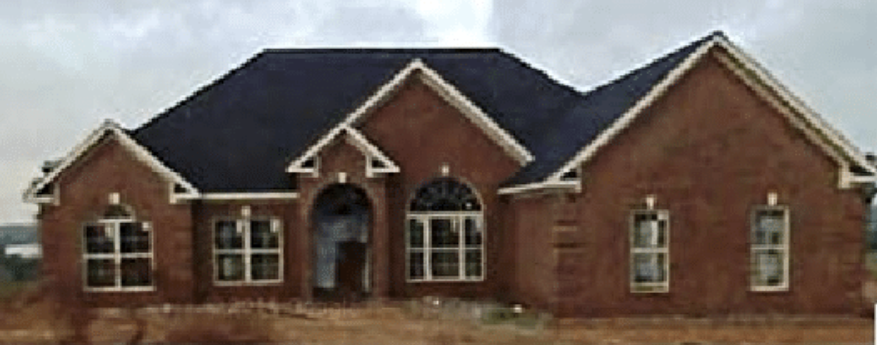
#> input picture Test/before.png, 877 x 345 px
$ python -i condition_scorer.py   (imports and definitions only)
#> lines starting #> are read from the running program, lines starting #| are printed output that depends on the picture
import cv2
import numpy as np
# from sklearn.ensemble import RandomForestRegressor
import joblib

class ConditionScorer:
    def __init__(self):
        self.crack_detector = self._load_crack_model()
        self.material_classifier = self._load_material_model()

    def score_condition(self, image, mask=None):
        """Generic condition scorer that aggregates several metrics."""
        if mask is None:
            mask = np.ones(image.shape[:2], dtype=np.uint8)
        roof_score = self._detect_missing_shingles(image, mask)
        color_uniformity = self._analyze_color_uniformity(image, mask)
        # return simple dict
        return {
            'missing_shingle_ratio': roof_score,
            'color_uniformity': color_uniformity,
            'combined_score': float(max(0.0, 1.0 - roof_score))
        }

    # [13 lines left out: function score_roof_condition, not called in this run]

    def _detect_missing_shingles(self, image, mask):
        gray = cv2.cvtColor(image, cv2.COLOR_RGB2GRAY)
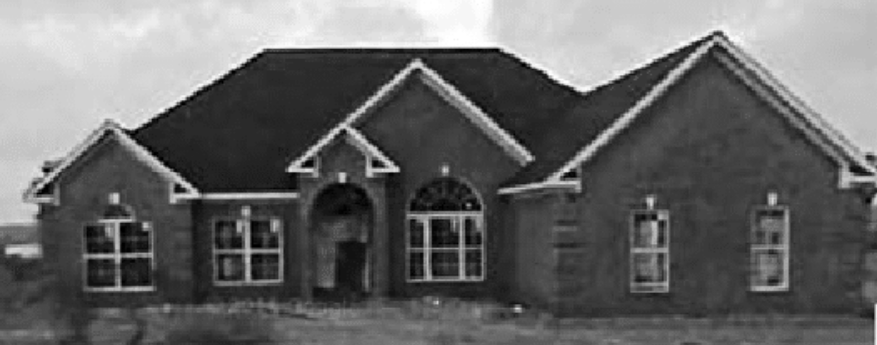
#> gray: shape (345, 877); min 0, max 255, mean 104.3
        edges = cv2.Canny(gray, 50, 150)
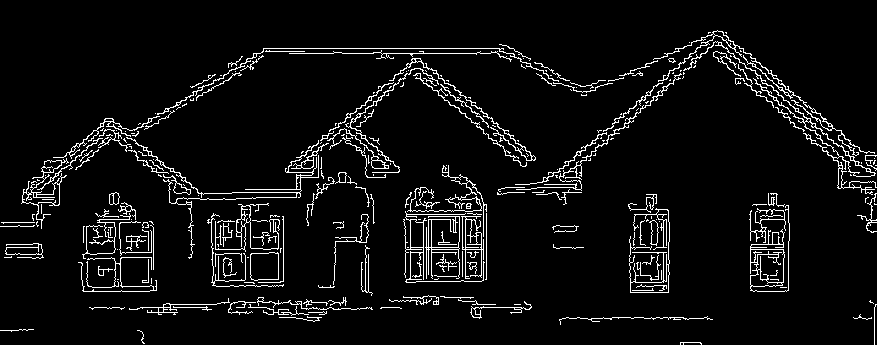
#> edges: shape (345, 877); 5.8% white in thin lines or dots
        masked_edges = cv2.bitwise_and(edges, edges, mask=mask.astype(np.uint8))

        discontinuity_ratio = np.sum(masked_edges > 0) / np.sum(mask > 0)
#> discontinuity_ratio = 0.0583
        return discontinuity_ratio

    # [60 lines left out: functions analyze_foundation, _enhanced_crack_detection, _classify_crack_pattern, _assess_crack_severity, _detect_moss_coverage, _detect_roof_sagging, not called in this run]

    def _load_crack_model(self):
        try:
            model = joblib.load('crack_detection_model.h5')
            return model
        except Exception:
            # Return dummy detector with predict method
            class Dummy:
                def predict(self, x):
                    return [0 for _ in range(len(x))]
            return Dummy()
    def _load_material_model(self):
        try:
            model = joblib.load('material_classification_model.h5')
            return model
        except Exception:
            class DummyMat:
                def predict(self, x):
                    # return class 6 (Misc) for any input
                    return [6 for _ in range(len(x))]
            return DummyMat()

    # [34 lines left out: functions classify_material, _preprocess_for_material, not called in this run]
    def _analyze_color_uniformity(self, image, mask):
        hsv = cv2.cvtColor(image, cv2.COLOR_RGB2HSV)
#> hsv: shape (345, 877, 3); mean H, S, V 47.6, 82.3, 118.4
        hue = hsv[:, :, 0]
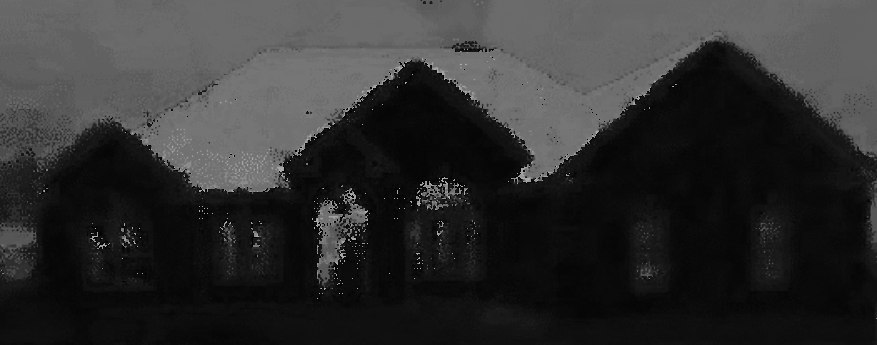
#> hue: shape (345, 877); min 0, max 178, mean 47.6
        saturation = hsv[:, :, 1]
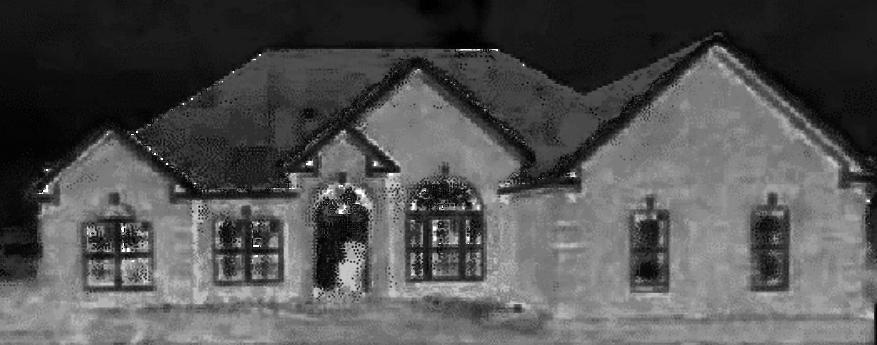
#> saturation: shape (345, 877); min 0, max 255, mean 82.3
        value = hsv[:, :, 2]
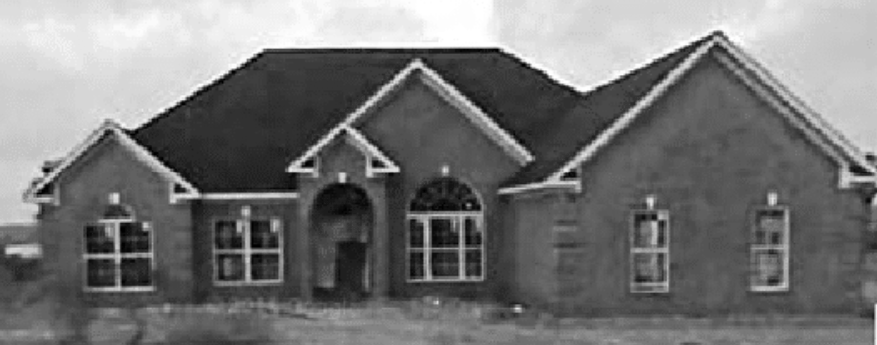
#> value: shape (345, 877); min 1, max 255, mean 118.4

        hue_uniformity = np.std(hue[mask > 0])
#> hue_uniformity = 44.77
        saturation_uniformity = np.std(saturation[mask > 0])
#> saturation_uniformity = 52.89
        value_uniformity = np.std(value[mask > 0])
#> value_uniformity = 67.24

        return (hue_uniformity + saturation_uniformity + value_uniformity) / 3
    # [56 lines left out: functions _calculate_composite_score, analyze_material_condition, _detect_corrosion, _detect_moisture_damage, _detect_uv_damage, not called in this run]

>>> import cv2
>>> picture = cv2.cvtColor(cv2.imread('../Test/before.png'), cv2.COLOR_BGR2RGB)
>>> result = ConditionScorer().score_condition(picture)
#> in score_condition, `color_uniformity = self._analyze_color_uniformity(image, mask)`: color_uniformity = 54.97
#> result = {'missing_shingle_ratio': 0.0583, 'color_uniformity': 54.97, 'combined_score': 0.942}
